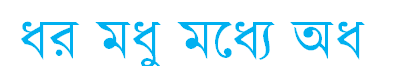
#> input picture simple2.png, 400 x 66 px
$ python checking_single_letter.py   (Python 2 division)   (older library calls are emulated)
#> lines starting #> are read from the running program, lines starting #| are printed output that depends on the picture; after the words box and inside, x2 and y2 are one past the last pixel; in counts of white or black regions, pixels touching at a corner belong together
### class_contour.py
from importer import *
import copy
class ContourWithData():
    # member variables ############################################################################
    npaContour = None  # contour
    boundingRect = None  # bounding rect for contour
    intRectX = 0  # bounding rect top left corner x location
    intRectY = 0  # bounding rect top left corner y location
    intRectWidth = 0  # bounding rect width
    intRectHeight = 0  # bounding rect height
    fltArea = 0.0  # area of contour

    def calculateRectTopLeftPointAndWidthAndHeight(self):  # calculate bounding rect info
        [intX, intY, intWidth, intHeight] = self.boundingRect
        self.intRectX = intX
        self.intRectY = intY
        self.intRectWidth = intWidth
        self.intRectHeight = intHeight

    def checkIfContourIsValid(self):  # this is oversimplified, for a production grade program
        if self.fltArea < MIN_CONTOUR_AREA: return False  # much better validity checking would be necessary
        return True

    intRectY = intRectY-555


# [5 lines left out: function ndlist, not called in this run]

'''
class lines2:
     def __init__(self, column, width, img):
         self.column = column
         self.width = width
         self.img = img
     def __repr__(self):
         return repr((self.column, self.width, self.img))
'''

### checking_single_letter.py
from class_contour import *
imgTestingNumbers2 = cv2.imread("tw44.png")
arr2=[]
co = 0


arr = []
cc = 0
allContoursWithData = []  # declare empty lists,
validContoursWithData = []  # we will fill these shortly

''' ###################################################### <<<<<======== Test here ========>>>>>>##################################################################'''
imgTestingNumbers = cv2.imread("simple2.png")# read in testing numbers image
#> imgTestingNumbers is the input picture: shape (66, 400, 3); mean B, G, R 253, 244.7, 221.9
''' ####################################################### <<<<<======== Test here  ========>>>>>>################################################################'''
if imgTestingNumbers is None:  # if image was not read successfully
    print "error: Did not get the second image  \n\n"  # print error message to std out
    os.system("pause")  # pause so user can see error message


''' ####################################################### <<<<<======== Main Image PreProcessing ========>>>>>>########################################################'''
gray = cv2.cvtColor(imgTestingNumbers, cv2.COLOR_BGR2GRAY)
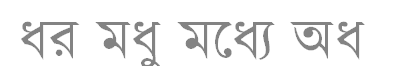
#> gray: shape (66, 400); min 131, max 255, mean 238.9
ret, imgThresh = cv2.threshold(gray, 0, 255, cv2.THRESH_BINARY_INV + cv2.THRESH_OTSU)
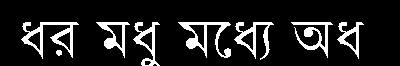
#> imgThresh: shape (66, 400); 12.7% white; 8 white regions
#> ret = 191
#ret, imgThresh = cv2.threshold(imgThresh, 0, 255, cv2.THRESH_BINARY_INV + cv2.THRESH_OTSU)

imgThreshCopy = imgThresh.copy()  # make a copy of the thresh image, this in necessary b/c findContours modifies the image 4.copyThresh
cv2.imwrite("3.png",imgThreshCopy)
##================================================== Iterate the process from here ==========================================================================================================================

imgContours, npaContours, npaHierarchy = cv2.findContours(imgThreshCopy,
                                                          # input image, make sure to use a copy since the function will modify this image in the course of finding contours 5.findContours()
                                                          cv2.RETR_EXTERNAL,  # retrieve the outermost contours only
                                                          cv2.CHAIN_APPROX_SIMPLE
                                                          )  # compress horizontal, vertical, and diagonal segments and leave only their end points
#> npaContours = 8 contours; box (x1, y1, x2, y2) and area: (21, 22, 79, 59) 746, (178, 22, 231, 58) 649, (96, 22, 130, 58) 484, (234, 22, 274, 60) 482, (133, 22, 160, 66) 453, (337, 22, 364, 59) 366, (291, 22, 333, 58) 332, (56, 50, 62, 56) 20; npaHierarchy = [[1, -1, -1, -1], [2, 0, -1, -1], [3, 1, -1, -1], [4, 2, -1, -1], [5, 3, -1, -1], [6, 4, -1, -1], [7, 5, -1, -1], [-1, 6, -1, -1]]

# im2, contours, hierarchy = cv2.findContours(thresh,cv2.RETR_TREE,cv2.CHAIN_APPROX_SIMPLE)
for npaContour in npaContours:  # for each contour #for i in the range of npaContours
    contourWithData = ContourWithData()  # instantiate a contour with data object
    contourWithData.npaContour = npaContour  # assign contour to contour with data
    contourWithData.boundingRect = cv2.boundingRect(contourWithData.npaContour)  # get the bounding rect
    contourWithData.calculateRectTopLeftPointAndWidthAndHeight()  # get bounding rect info
    contourWithData.fltArea = cv2.contourArea(contourWithData.npaContour)  # calculate the contour area
    allContoursWithData.append(contourWithData)  # add contour with data object to list of all contours with data
#> this loop made 8 passes
#> (intX in calculateRectTopLeftPointAndWidthAndHeight, intY in calculateRectTopLeftPointAndWidthAndHeight, intWidth in calculateRectTopLeftPointAndWidthAndHeight, intHeight in calculateRectTopLeftPointAndWidthAndHeight) on passes 1 to 8: (56, 50, 6, 6), (337, 22, 27, 37), (291, 22, 42, 36), (234, 22, 40, 38), (178, 22, 53, 36), (133, 22, 27, 44), (96, 22, 34, 36), (21, 22, 58, 37)
#> after the loop, allContoursWithData = 8 items
# end for

for contourWithData in allContoursWithData:  # for all contours
    if contourWithData.checkIfContourIsValid():  # check if valid
        validContoursWithData.append(contourWithData)  # if so, append to valid contour list
#> this loop made 8 passes
#> after the loop, validContoursWithData = 8 items

for contourWithData in validContoursWithData:  # for each contour
    # draw a green rect around the current char
    cc = cc + 1
    cv2.rectangle(imgTestingNumbers,  # draw rectangle on original testing image
                  (contourWithData.intRectX, contourWithData.intRectY),  # upper left corner
                  (contourWithData.intRectX + contourWithData.intRectWidth,
                   contourWithData.intRectY + contourWithData.intRectHeight),  # lower right corner
                  (0, 255, 0),  # green
                  2)  # thickness
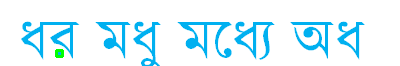
#> imgTestingNumbers: shape (66, 400, 3); 0.26% of pixels changed, all inside (x1, y1, x2, y2) = (55, 49, 64, 58)
    imgROI = imgThresh[contourWithData.intRectY: contourWithData.intRectY + contourWithData.intRectHeight,
             contourWithData.intRectX: contourWithData.intRectX + contourWithData.intRectWidth] # ball = img[280:340, 330:390]
#> imgROI = [[0, 255, 255, 255, 255, 0], [255, 255, 255, 255, 255, 255], [255, 255, 255, 255, 255, 255], [255, 255, 255, 255, 255, 255], [0, 255, 255, 255, 255, 255], [0, 0, 255, 255, 0, 0]]
    #=========================================sending_imgroi===========================================================
    cv2.imwrite("4.png", imgROI)
    imgTestingNumbers2 = cv2.imread("4.png")  # read in testing numbers image
    #=================================== iterative ===================================================================
    if imgTestingNumbers2 is None:  # if image was not read successfully
        print "error: Did not get the third image  \n\n"  # print error message to std out
        os.system("pause")  # pause so user can see error message

    # end if
    # end if
    ''' ####################################################### <<<<<======== Main Image Segmenting ========>>>>>>########################################################'''
    height, width, channels = imgTestingNumbers2.shape
#> height = 6; width = 6; channels = 3
    print "=============================================================================="

    print "Width:"
    print width
#| 6
    print "Height:"
    print height
#| 6
    wordRatio = float(width) /float(height)
#> wordRatio = 1
    print "Ratio:"
    print wordRatio
#| 1.0

    print "=============================================================================="
    maxi2 = -999
    maxi3 = -999
    mini = 999
    cv2.waitKey(0)
    if wordRatio >= 0.9:

        c = array.array('i', (0,) * width)
        for i in range(0, int(height) / 2):
            for j in range(0, width):
                if np.any(imgTestingNumbers2[i, j] == 0):   #if longest white line(matra) found
                    c[i] = c[i] + 1

                    if c[i] > maxi2:
                        maxi2 = c[i]
#> after the loop, maxi2 = 2

        print "MaXiIIIIIIIIIIIIIIIIIIIIIIIIIIIIIIIIIIIIIIIII"
        print maxi2
#| 2

        try:
            if maxi2 > 10 :
                maxi3 = maxi2 / 4
        except:
            maxi3 = maxi2
        print "The array is:::::::::::::::::::::::::::::::::::::::::::::::::::::::::::::::::::::::::::::::::::::::::::::::::::::::::::::::::::::::::::"
        print(i, ":i,for c=", c)
#| 2 :i,for c= array('i', [2, 0, 0, 0, 0, 0])
        end = 2
        start = 2
        co = 0
        print "maxi3:"
        print maxi3
        for i in range(0, int(height) / 2):

            if c[i] < int(maxi3) + 2: #A new try UNDER TEST
                co = co+1
                if co > 1:
                    end = i
                elif co==1 :
                    start = i
#> after the loop, co = 0


        print "Start:"
        print start
        print "End:"
        print end


        #newrange=abs((inew+irange)/2)
        temps = 2 # take these variables from user
        tempe = 2
        for i in range(start-temps,end+tempe):# check out c[9] to c[13]  inew-2,irange+2
            for j in range(0, width):
                imgTestingNumbers2[i, j] = 1
                ''''''
        #
                # cv2.imshow("test",imgTestingNumbers2)
    #Works for matr
    else :

        c = array.array('i', (0,) * (100))
        for i in range(0, int(height) / 2):
            for j in range(0, width):
                if np.any(imgTestingNumbers2[i, j] == 0):  # if longest white line(matra) found
                    c[i] = c[i] + 1

                    if c[i] > maxi2:
                        maxi2 = c[i]

        print "The array is:::::::::::::::::::::::::::::::::::::::::::::::::::::::::::::::::::::::::::::::::::::::::::::::::::::::::::::::::::::::::::"
        print(i, ":i,for c=", c)
        for j in range(0, width):
            if c[j] == 0 :
                start = j
                break

            elif c[j] <= mini:
                mini = c[j]
                start = j

        # finding out the minimum value
        print "StartIIIIIIIIIIIIIIIIIIIIIIIIIIIIIIIIIIIIII2=================================================="
        print start

        temps = 1  # take these variables from user
        tempe = 2
        for i in range(start,start + 4):  # check out c[9] to c[13]  inew-2,irange+2
            for j in range(0, width):
                imgTestingNumbers2[i, j] = 1
    gray2= cv2.cvtColor(imgTestingNumbers2, cv2.COLOR_BGR2GRAY)
#> gray2 = [[1, 1, 1, 1, 1, 1], [1, 1, 1, 1, 1, 1], [1, 1, 1, 1, 1, 1], [1, 1, 1, 1, 1, 1], [0, 255, 255, 255, 255, 255], [0, 0, 255, 255, 0, 0]]
    # imgBlurred = cv2.GaussianBlur(imgGray, (5,5), 0)                    # blur

    ret, imgThresh1 = cv2.threshold(gray2, 0, 255, cv2.THRESH_BINARY_INV + cv2.THRESH_OTSU)
#> ret = 1; imgThresh1 = [[255, 255, 255, 255, 255, 255], [255, 255, 255, 255, 255, 255], [255, 255, 255, 255, 255, 255], [255, 255, 255, 255, 255, 255], [255, 0, 0, 0, 0, 0], [255, 255, 0, 0, 255, 255]]

    arr2.append(imgThresh1)
    imgTestingNumbers = imgThresh1.copy()
#> imgTestingNumbers has the same summary as imgThresh1
    cv2.imshow("3rd file", imgThresh1)
    cv2.waitKey(0)
